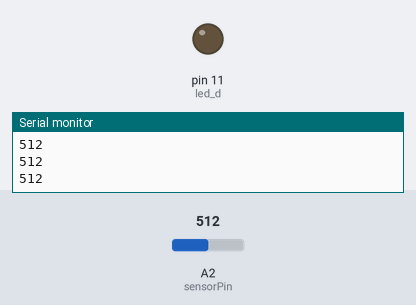
Bench run of a sketch on a simulated Arduino Uno, built with avr-gcc and run on an emulated ATmega328P. Shown: output pins drawn as LEDs (lit = HIGH), the last lines printed to the serial monitor. The inputs (shaded band) are chosen by the test bench; at power-on: A2 (sensorPin) = 512.

Above: at 1.2 s.
1.3 s: A2 (sensorPin) set to 274
2.8 s: A2 (sensorPin) set to 250
At 4.0 s:
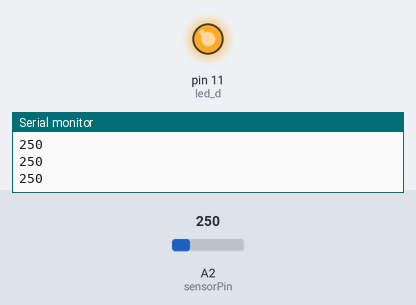
4.4 s: A2 (sensorPin) set to 270
At 5.4 s:
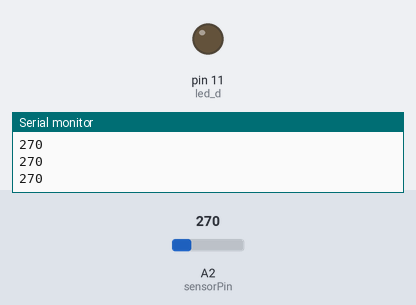
6.0 s: A2 (sensorPin) set to 122
At 6.8 s:
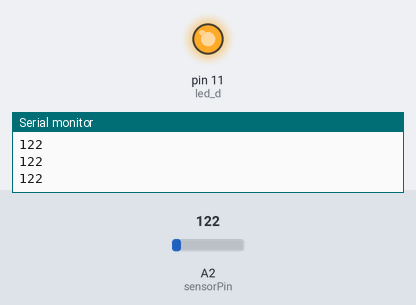
Timing chart, 0 to 8.6 s (numbered marks = the images above; inputs shaded):
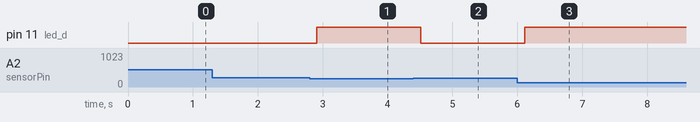

The sketch:

LDR.ino
```cpp
int sensorPin = A2; // select the input pin for LDR
int led_d=11;
int sensorValue = 0; // variable to store the value coming from the sensor
void setup() {
  pinMode(led_d,OUTPUT);
  Serial.begin(9600); //sets serial port for communication
}
void loop() {
sensorValue = analogRead(sensorPin); // read the value from the sensor
Serial.println(sensorValue); //prints the values coming from the sensor on the screen
delay(100);

if(sensorValue<260)
digitalWrite(led_d,HIGH);
else
digitalWrite(led_d,LOW);
}
```

Measured:
- the behaviour switches between 260 and 259 on A2 (sensorPin) (found by bisection; images 0 and 1)
- after the input at 2.8 s, pin 11 (led_d): LOW → HIGH after 0.11 s
- after the input at 4.4 s, pin 11 (led_d): HIGH → LOW after 0.11 s
- after the input at 6.0 s, pin 11 (led_d): LOW → HIGH after 0.12 s
